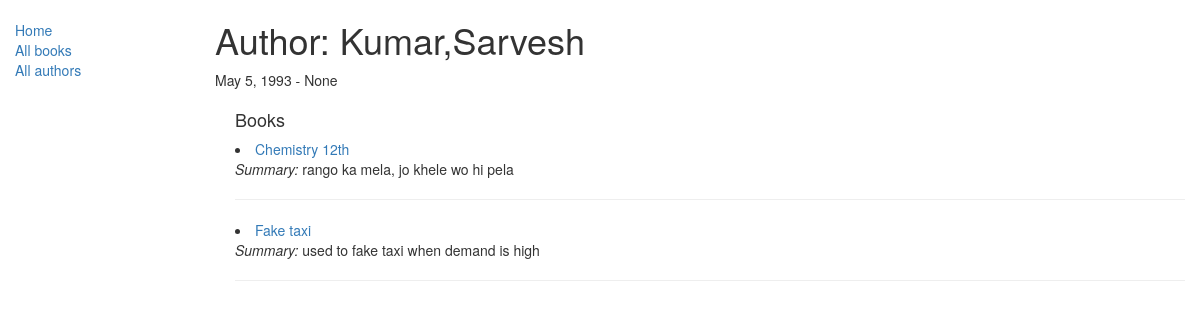
Screenshot of /catalog/author/4 with the database file from the repository.
### catalog/models.py (models this page shows, shortened)
class Author(models.Model):
    first_name = models.CharField(max_length=100)
    last_name = models.CharField(max_length=100)
    date_of_birth = models.DateField(null=True, blank=True)
    date_of_death = models.DateField('Died', null=True, blank=True)
    class Meta:
        ordering = ["last_name","first_name"]

class Book(models.Model):
    title = models.CharField(max_length=200)
    author = models.ForeignKey('Author', on_delete=models.SET_NULL, null=True)
    summary = models.TextField(max_length=1000, help_text='Enter a brief description of the book')
    isbn = models.CharField('ISBN',max_length=13, help_text='13 Character <a href="https://www.isbn-international.org/content/what-isbn">ISBN number</a>')
    genre = models.ManyToManyField(Genre, help_text='Select a genre for this book')
    language = models.ForeignKey('BookLanguage', on_delete=models.SET_NULL, null=True)
    class Meta:
        ordering = ['title']
    def display_genre(self):
        """
        Creates a string for the Genre. This is required to display genre in Admin.
        """
        return ', '.join([ genre.name for genre in self.genre.all()[:3] ])
    display_genre.short_description = 'Genre'

### catalog/views.py (the view)
# urls.py: path('author/<int:pk>', views.AuthorDetailView.as_view(), name='author-detail'),
class AuthorDetailView(generic.DetailView):
    model = Author

### catalog/templates/catalog/author_detail.html
{% extends "base_generic.html" %}
{% block content %}
  <h1>Author: {{ author.last_name }},{{ author.first_name }}</h1>
  <p> {{ author.date_of_birth }} - {{ author.date_of_death }}</p>
  <div style="margin-left:20px;margin-top:20px">
    <h4>Books</h4>
    {% for book in author.book_set.all %}
    <li><a href="{% url 'book-detail' book.pk %}">{{book.title}}</a></li>
    <p><i>Summary: </i> {{book.summary}}</p>
    <hr>
    {% endfor %}
  </div>
{% endblock %}

### rows the page displays
Author: last_name "Kumar", first_name "Sarvesh", date_of_birth "May 5, 1993", date_of_death "None"
Book: title "Chemistry 12th", summary "rango ka mela, jo khele wo hi pela"
Book: title "Fake taxi", summary "used to fake taxi when demand is high"
